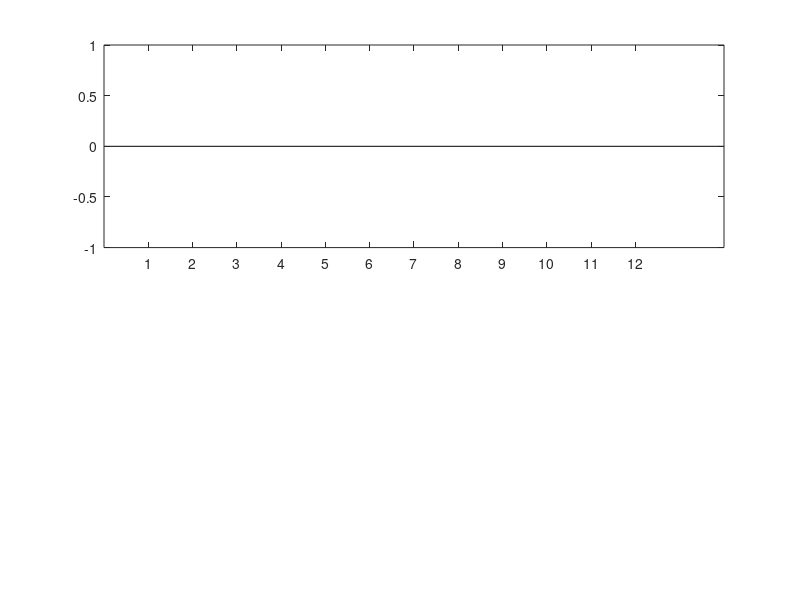

Write MATLAB code to recreate this figure. (Note: this script raises an error after producing the figure.)
%Description:
%show the rainfall monthly, seasonal and yearly
% History:
% 2021.05.07 by zhangtc

mons = {'Jun.','Jul.','Aug.','Sept.','Oct.',...
    'Nov.','Dec.','Jan.','Feb.','Mar.','Apr.','May.'};

rainfall2019_2020 = zeros(366,1);
rainfall2019_2020mo = zeros(12,1);
rainfall2020_2021 = zeros(365,1);
rainfall2020_2021mo = zeros(12,1);
rainrate2019_2020 = [];
rainrate2020_2021 = [];

file_root = 'D:\DATA\OTTParsivel\nonQC2019-\';
file_day = dir([file_root,'*.h5']);

temp_time2019 = datenum(2019,5,31);
temp_time2020 = datenum(2020,5,31);

for fnum = 1 : length(file_day)
    fname = [file_root,file_day(fnum).name];
    rainrate = h5read(fname,'/RR');
    rainfall = sum(h5read(fname,'/RR'))./60;
    temp_t = datenum(fix(str2double(file_day(fnum).name(1:4))),...
        fix(str2double(file_day(fnum).name(5:6))),...
        fix(str2double(file_day(fnum).name(7:8))));
    
    temp_day = temp_t - temp_time2019;
    
    if   temp_day >0
        if temp_day < 367
            rainfall2019_2020(temp_day) = rainfall;
            dt_mon = (fix(str2double(file_day(fnum).name(1:4)))-2019)*12 +...
                fix(str2double(file_day(fnum).name(5:6))) - 5;
            rainfall2019_2020mo(dt_mon) = rainfall2019_2020mo(dt_mon) + rainfall;
            rainrate2019_2020 = [rainrate2019_2020;rainrate];
        else
            if temp_day < 732
                temp_day = temp_t - temp_time2020;
                rainfall2020_2021(temp_day) = rainfall;
                dt_mon = (fix(str2double(file_day(fnum).name(1:4)))-2020)*12 +...
                    fix(str2double(file_day(fnum).name(5:6))) - 5;
                rainfall2020_2021mo(dt_mon) = rainfall2020_2021mo(dt_mon) + rainfall;
                rainrate2020_2021 = [rainrate2020_2021;rainrate];
            end
        end
    end
end

save('D:\DATA\Parsivel_temporary\Rainfall_data_non.mat',...
    'rainfall2019_2020','rainfall2019_2020mo',...
    'rainfall2020_2021','rainfall2020_2021mo');
clear

%%
%monthly rainfall
load('D:\DATA\Parsivel_temporary\Rainfall_data_non.mat',...
    'rainfall2019_2020mo', 'rainfall2020_2021mo');

figure;
ax1 = subplot(2,1,1);
b1 = bar(rainfall2019_2020mo,0.5);
b1.FaceColor = 'b';
ax1.FontSize = 10;
ax1.TickLength = [0.005 0.005];
ax1.LineWidth = 1.2;
ax1.XLim = [0.5 12.5];
ax1.XTick = 1:1:12;
ax1.XTickLabel = {'Jun.','Jul.','Aug.','Sept.','Oct.',...
    'Nov.','Dec.','Jan.','Feb.','Mar.','Apr.','May.'};
ax1.YLabel.String = 'Rainfall(mm)';
ax1.YLim = [0 300];
title({'Monthly Rainfall','2019.06 - 2020.05'});
for num1 = 1:12
    text(num1-0.7,rainfall2019_2020mo(num1)+30,sprintf('%8.1f',rainfall2019_2020mo(num1)));
end


ax2 = subplot(2,1,2);
b2 = bar(rainfall2020_2021mo,0.5);
b2.FaceColor = 'b';
ax2.FontSize = 10;
ax2.TickLength = [0.005 0.005];
ax2.LineWidth = 1.2;
ax2.XLim = [0.5 12.5];
ax2.XTick = 1:1:12;
ax2.XTickLabel = {'Jun.','Jul.','Aug.','Sept.','Oct.',...
    'Nov.','Dec.','Jan.','Feb.','Mar.','Apr.','May.'};
ax2.YLabel.String = 'Rainfall(mm)';
ax2.YLim = [0 600];
ax2.YTick = 0:100:600;
title({'Monthly Rainfall','2020.06 - 2021.05'});
for num1 = 1:12
    text(num1-0.7,rainfall2020_2021mo(num1)+50,sprintf('%8.1f',rainfall2020_2021mo(num1)));
end

set(gcf,'Position',[1,1,600,400]);
savename = ['D:\DATA\OTTParsivel\Pictures\new\','Monthly Rainfall_non.png'];
saveas(gcf,savename);

%%
%daily rainfall
load('E:\CODE\OTTparsivel2_mat\Rainfall_data_non.mat',...
    'rainfall2019_2020', 'rainfall2020_2021');

figure;
ax1 = subplot(2,1,1);
b1 = bar(1:1:366,rainfall2019_2020);
b1.FaceColor = 'b';
ax1.FontSize = 10;
ax1.TickLength = [0.005 0.005];
ax1.LineWidth = 1.2;
ax1.XTick = 15:30:350;
ax1.XTickLabel = {'Jun.','Jul.','Aug.','Sept.','Oct.',...
    'Nov.','Dec.','Jan.','Feb.','Mar.','Apr.','May.'};
ax1.YLabel.String = 'Rainfall(mm)';
ax1.YLim = [0 80];
ax1.YTick = 0:20:80;
title({'Daily Rainfall','2019.06 - 2020.05'});



ax2 = subplot(2,1,2);
b2 = bar(1:1:365,rainfall2020_2021);
b2.FaceColor = 'b';
ax2.FontSize = 10;
ax2.TickLength = [0.005 0.005];
ax2.LineWidth = 1.2;
ax2.XTick = 15:30:350;
ax2.XTickLabel = {'Jun.','Jul.','Aug.','Sept.','Oct.',...
    'Nov.','Dec.','Jan.','Feb.','Mar.','Apr.','May.'};
ax2.YLabel.String = 'Rainfall(mm)';
ax2.YLim = [0 120];
ax2.YTick = 0:20:120;
title({'Daily Rainfall','2020.06 - 2021.05'});

set(gcf,'Position',[1,1,600,400]);
savename = ['E:\DATA\OTTParsivel\Pictures\','Daily Rainfall-non.png'];
saveas(gcf,savename);
